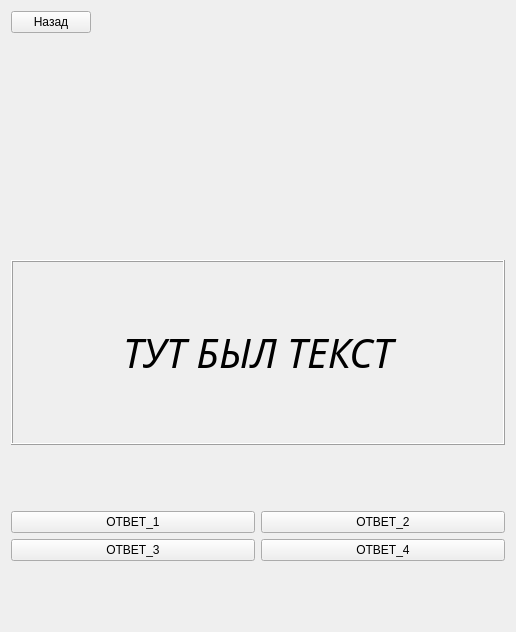
<?xml version="1.0" encoding="UTF-8"?>
<ui version="4.0">
 <class>LatinRus</class>
 <widget class="QWidget" name="LatinRus">
  <property name="geometry">
   <rect>
    <x>0</x>
    <y>0</y>
    <width>516</width>
    <height>632</height>
   </rect>
  </property>
  <property name="windowTitle">
   <string>Form</string>
  </property>
  <layout class="QGridLayout" name="gridLayout_2">
   <item row="1" column="0">
    <layout class="QGridLayout" name="gridLayout">
     <item row="0" column="1">
      <widget class="QLabel" name="word">
       <property name="font">
        <font>
         <family>MathJax_Math</family>
         <pointsize>30</pointsize>
         <italic>true</italic>
        </font>
       </property>
       <property name="frameShape">
        <enum>QFrame::Box</enum>
       </property>
       <property name="frameShadow">
        <enum>QFrame::Raised</enum>
       </property>
       <property name="text">
        <string>ТУТ БЫЛ ТЕКСТ</string>
       </property>
       <property name="textFormat">
        <enum>Qt::RichText</enum>
       </property>
       <property name="alignment">
        <set>Qt::AlignCenter</set>
       </property>
      </widget>
     </item>
     <item row="2" column="1">
      <layout class="QGridLayout" name="gridLayout_6">
       <item row="0" column="0">
        <widget class="QPushButton" name="ans_1">
         <property name="focusPolicy">
          <enum>Qt::NoFocus</enum>
         </property>
         <property name="text">
          <string>ОТВЕТ_1</string>
         </property>
        </widget>
       </item>
       <item row="0" column="1">
        <widget class="QPushButton" name="ans_2">
         <property name="focusPolicy">
          <enum>Qt::NoFocus</enum>
         </property>
         <property name="text">
          <string>ОТВЕТ_2</string>
         </property>
        </widget>
       </item>
       <item row="1" column="0">
        <widget class="QPushButton" name="ans_3">
         <property name="focusPolicy">
          <enum>Qt::NoFocus</enum>
         </property>
         <property name="text">
          <string>ОТВЕТ_3</string>
         </property>
        </widget>
       </item>
       <item row="1" column="1">
        <widget class="QPushButton" name="ans_4">
         <property name="focusPolicy">
          <enum>Qt::NoFocus</enum>
         </property>
         <property name="text">
          <string>ОТВЕТ_4</string>
         </property>
        </widget>
       </item>
      </layout>
     </item>
     <item row="1" column="1">
      <spacer name="verticalSpacer_3">
       <property name="orientation">
        <enum>Qt::Vertical</enum>
       </property>
       <property name="sizeType">
        <enum>QSizePolicy::Fixed</enum>
       </property>
       <property name="sizeHint" stdset="0">
        <size>
         <width>20</width>
         <height>60</height>
        </size>
       </property>
      </spacer>
     </item>
    </layout>
   </item>
   <item row="0" column="0">
    <layout class="QGridLayout" name="gridLayout_5">
     <item row="0" column="0">
      <widget class="QPushButton" name="back_btn">
       <property name="focusPolicy">
        <enum>Qt::NoFocus</enum>
       </property>
       <property name="text">
        <string>Назад</string>
       </property>
      </widget>
     </item>
     <item row="0" column="1">
      <spacer name="horizontalSpacer">
       <property name="orientation">
        <enum>Qt::Horizontal</enum>
       </property>
       <property name="sizeHint" stdset="0">
        <size>
         <width>40</width>
         <height>20</height>
        </size>
       </property>
      </spacer>
     </item>
     <item row="1" column="0">
      <spacer name="verticalSpacer">
       <property name="orientation">
        <enum>Qt::Vertical</enum>
       </property>
       <property name="sizeType">
        <enum>QSizePolicy::Fixed</enum>
       </property>
       <property name="sizeHint" stdset="0">
        <size>
         <width>20</width>
         <height>221</height>
        </size>
       </property>
      </spacer>
     </item>
    </layout>
   </item>
   <item row="2" column="0">
    <spacer name="verticalSpacer_2">
     <property name="orientation">
      <enum>Qt::Vertical</enum>
     </property>
     <property name="sizeType">
      <enum>QSizePolicy::Fixed</enum>
     </property>
     <property name="sizeHint" stdset="0">
      <size>
       <width>20</width>
       <height>60</height>
      </size>
     </property>
    </spacer>
   </item>
  </layout>
 </widget>
 <resources/>
 <connections/>
</ui>
